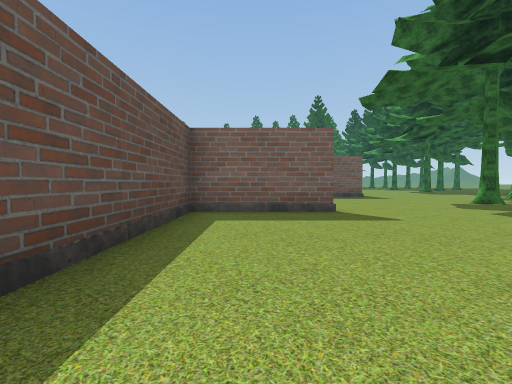
view 1 (above)

20 first-person views from a walk through a 3-D level made in the Unity game engine. The camera is 1.2 m above the floor, tilts 2° down and sees 90° across. The floor is counted in squares, 2 m on a side. Each view is taken from the middle of a square. On the plan, view 1 faces up. The plan holds only what a view shows up to about 9 squares ahead; the rest is blank. The place goes on beyond the plan. The player is left out. Some animated figures are left out. Some surface patterns are stand-ins.

view 2
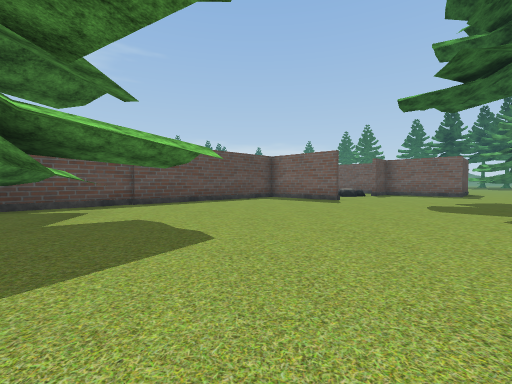

view 3
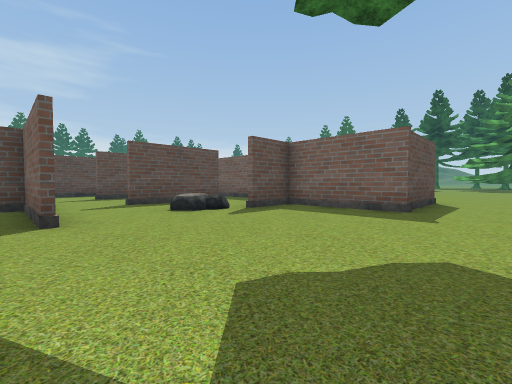

view 4
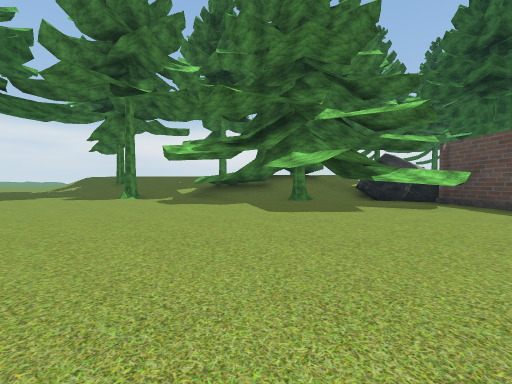

view 5
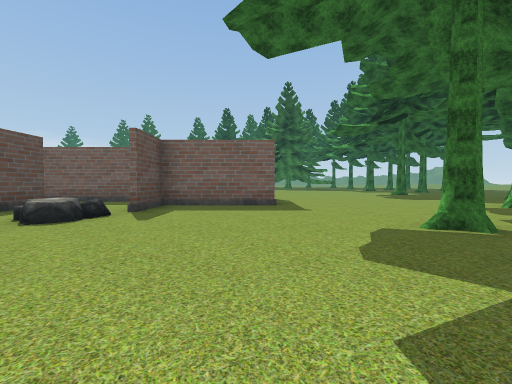

view 6
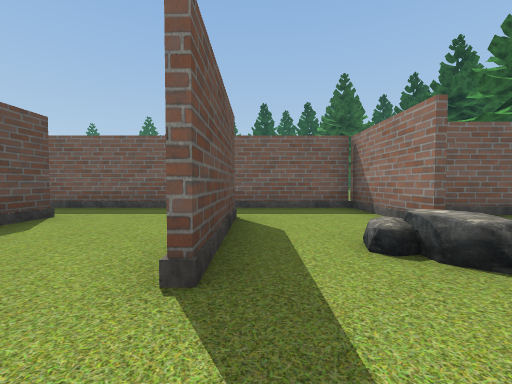

view 7
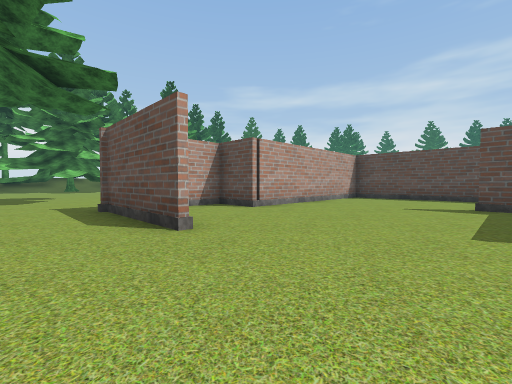

view 8
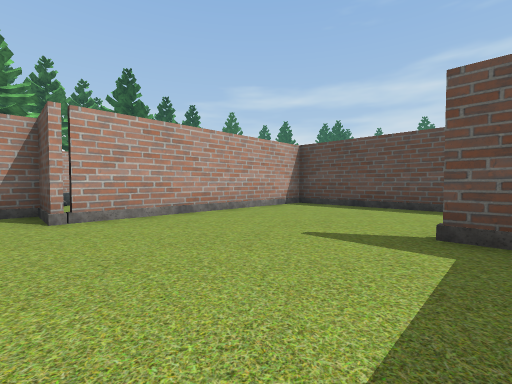

view 9
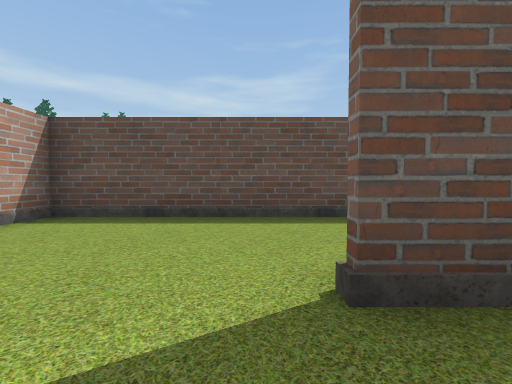

view 10
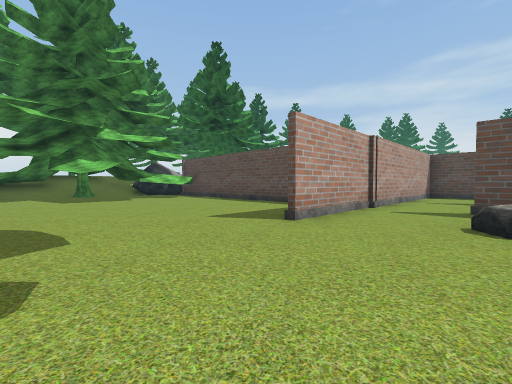

view 11
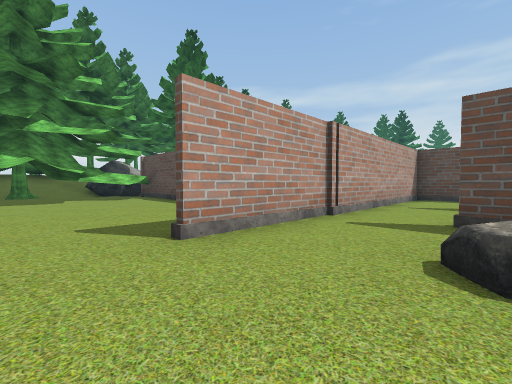

view 12
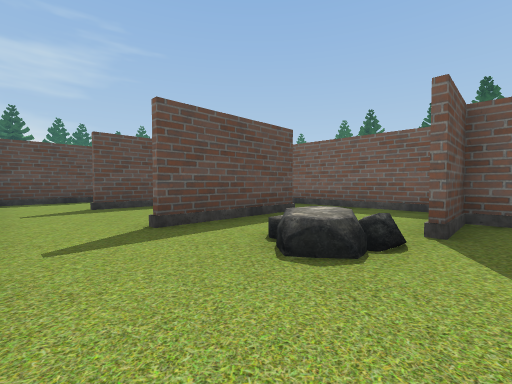

view 13
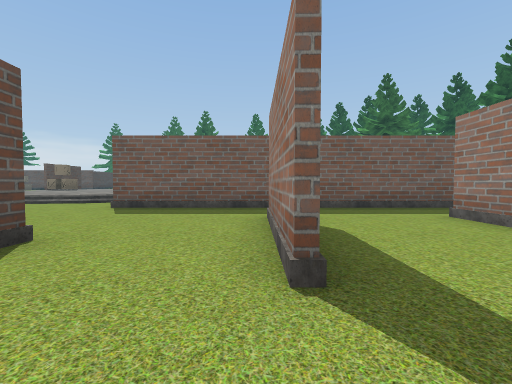

view 14
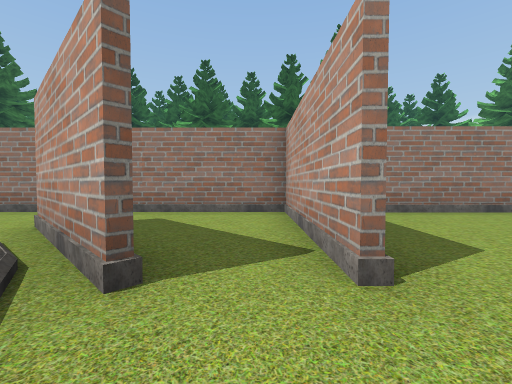

view 15
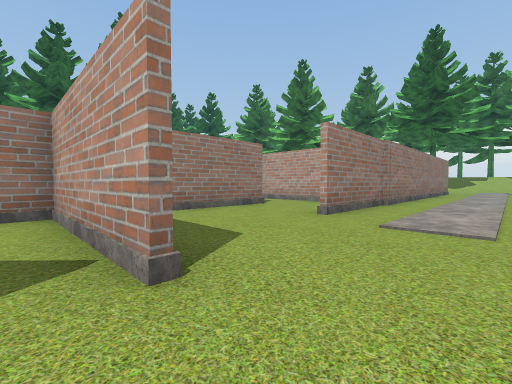

view 16
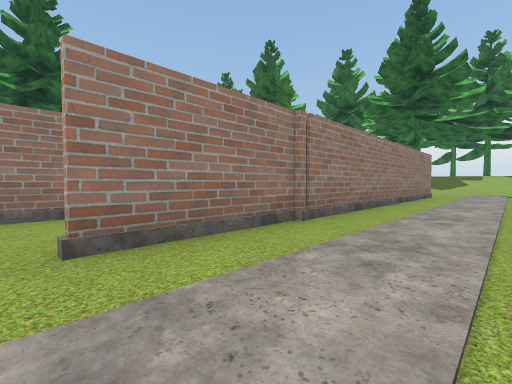

view 17
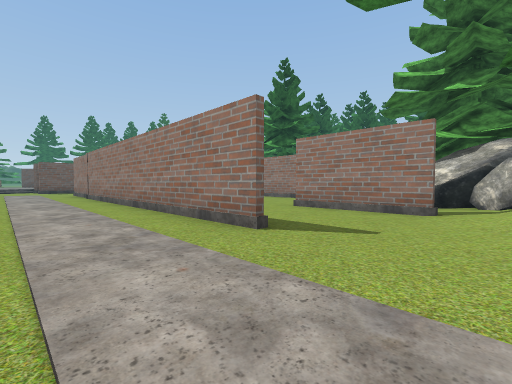

view 18
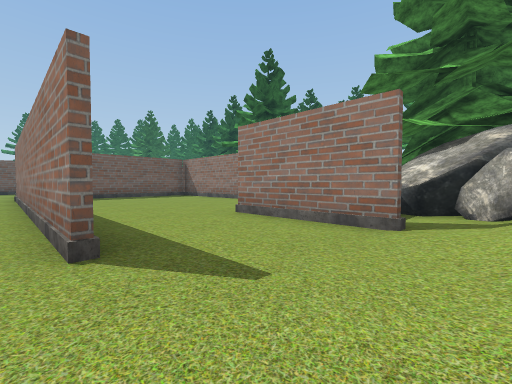

view 19
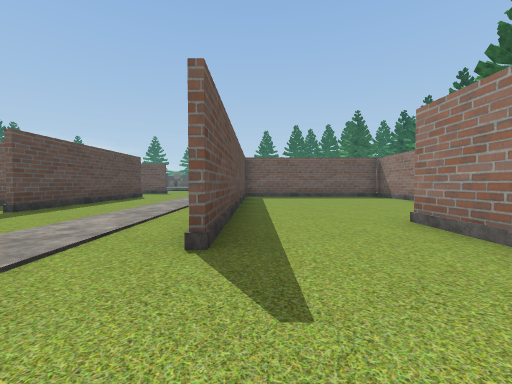

view 20
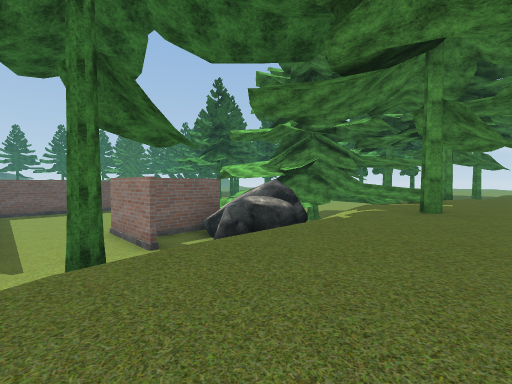

### Floor plan
Key: @ floor where view 1 was taken; # wall or solid block; . main floor; : floor 0.5 m higher than the main floor; + floor 2 m higher than the main floor; / step, stairs or slope; ^ raised ledge; O other object.
Columns run from 14 left of view 1 to 6 right of it. Each row starts with its distance up from view 1.
 17         .#...#.......
 16        #.#...........
 15   ::: ##.#...........
 14   :://#..#........#..
 13   .......#........#..
 12     ..##########..#..
 11     ...........####..
 10     .....#...#.##....
  9     .....#...#.O.....
  8     ...#.#...#.O.....
  7     ...#............O
  6     ...#.............
  5     ...#########.....
  4     ...#..   #.......
  3   #....#.....#.......
  2   #....#.....#.......
  1 ###....#.....#.......
  0  .#....#.... #@......
 -1   .....#.... #.......
 -2    ....#..#  #^^.....
 -3     ...#..#  #  .....
 -4     ......#### ......
 -5     ......#^###//#.
 -6     ...////O###/
 -7         O  OO#^#/
 -8              /////
 -9        /++++++++//
-10        ++++++#++++++
-11        +++++++++++++

Positions as (right, up) in squares from view 1, and headings:
1: (0, 0), facing up
2: (6, -3), facing up-left
3: (6, 5), facing up-left
4: (4, 4), facing down
5: (4, 4), facing up
6: (-1, 6), facing up
7: (6, 17), facing down-left
8: (2, 17), facing down-left
9: (0, 16), facing left
10: (5, 8), facing down-left
11: (3, 8), facing down-left
12: (2, 6), facing up-left
13: (-5, 6), facing up
14: (-10, 13), facing right
15: (-10, 13), facing down-right
16: (-10, 9), facing down-right
17: (-10, -6), facing up-right
18: (-8, -6), facing up-right
19: (-7, -6), facing up
20: (-7, -11), facing up-right
